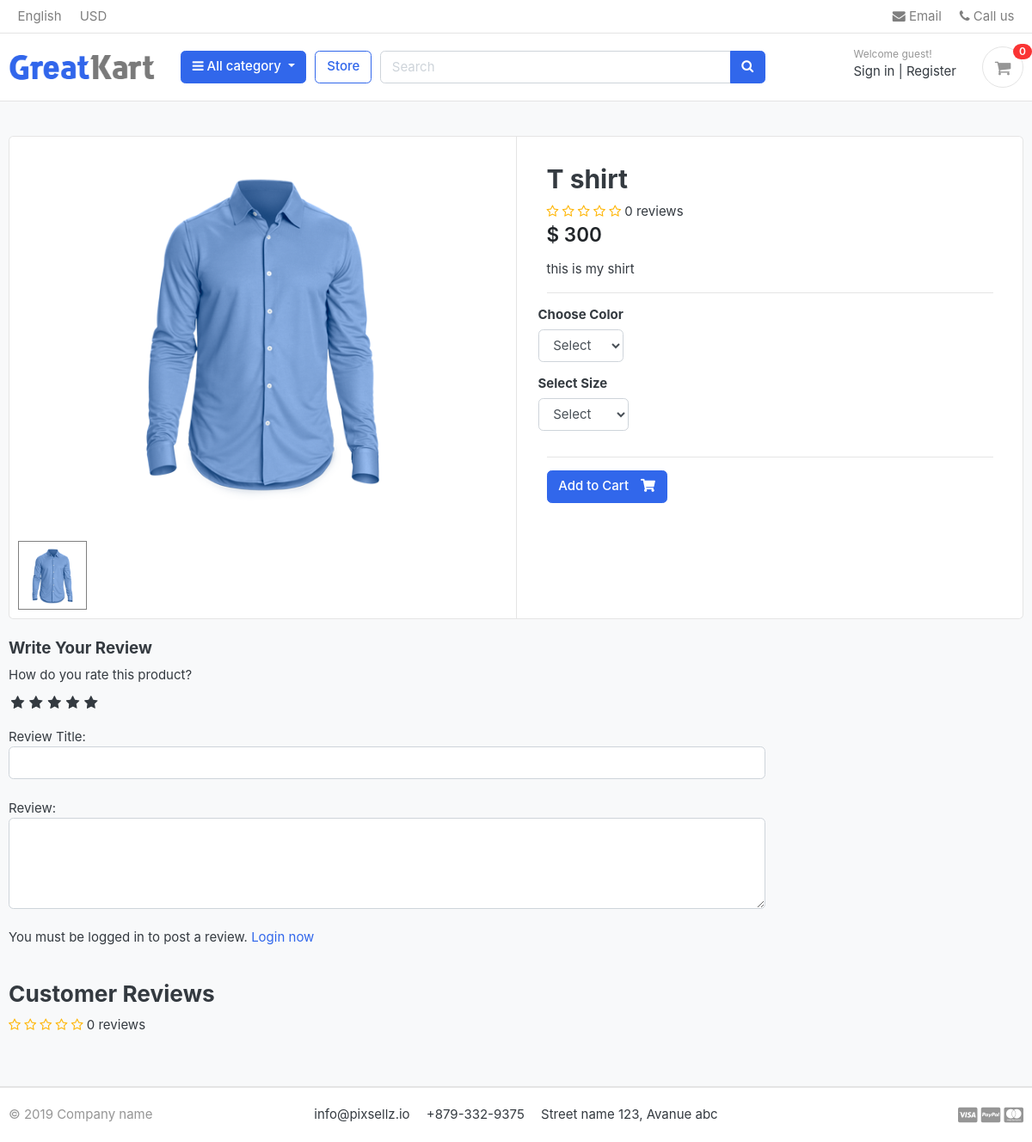
Screenshot of /store/category/shirt/shirt/ with the database file from the repository.
### store/models.py (models this page shows, shortened)
class Product(models.Model):
    product_name =models.CharField(max_length=100,unique=True)
    slug =models.SlugField(max_length=200,unique=True)
    description =models.TextField(max_length=200,blank=True)
    price =models.IntegerField()
    images =models.ImageField(upload_to='photos/products')
    stock  =models.IntegerField()
    is_available =models.BooleanField(default=True)
    category =models.ForeignKey(Category,on_delete=models.CASCADE)
    created_date =models.DateTimeField(auto_now_add=True)
    modified_date =models.DateTimeField(auto_now=True)
    def averageReview(self):
        reviews = ReviewRating.objects.filter(product=self, status=True).aggregate(average=Avg('rating'))
        avg = 0
        if reviews['average'] is not None:
            avg = float(reviews['average'])
        return avg
    def countReview(self):
        reviews = ReviewRating.objects.filter(product=self, status=True).aggregate(count=Count('id'))
        count = 0
        if reviews['count'] is not None:
            count = int(reviews['count'])
        return count

### store/views.py (the view)
# urls.py: path('category/<slug:category_slug>/<slug:product_slug>/', views.product_detail, name='product_detail'),
def product_detail(request, category_slug, product_slug):
    try:
        single_product = Product.objects.get(category__slug=category_slug, slug=product_slug)
        in_cart = CartItem.objects.filter(cart__cart_id=_cart_id(request), product=single_product).exists()
    except Exception as e:
        raise e
    if request.user.is_authenticated:
        try:
            orderproduct = OrderProduct.objects.filter(user=request.user, product_id=single_product.id).exists()
        except OrderProduct.DoesNotExist:
            orderproduct = None
    else:
        orderproduct = None
    reviews = ReviewRating.objects.filter(product_id=single_product.id, status=True)
    product_gallery = ProductGallery.objects.filter(product_id=single_product.id)
    context = {
        'single_product': single_product,
        'in_cart'       : in_cart,
        'orderproduct': orderproduct,
        'reviews': reviews,
        'product_gallery': product_gallery,
    }
    return render(request, 'store/product_detail.html', context)

### carts/context_processor.py (called while the page is built)
def counter(request):
    cart_count=0
    if 'admin' in request.path:
        return {}
    else:
        try:
            cart=Cart.objects.filter(cart_id=_cart_id(request))
            cart_items=CartItem.objects.all().filter(cart=cart[:1])
            for cart_item in cart_items:
                cart_count += cart_count +cart_item.quantity
        except Cart.DoesNotExist:
            cart_count=0
    return dict(cart_count=cart_count)

### carts/views.py (called while the page is built)
def _cart_id(request):
    cart=request.session.session_key
    if not cart:
        cart=request.session.create()
    return cart

### category/context_processor.py (called while the page is built)
def menu_links(request):
    links=Category.objects.all()
    return dict(links=links)

### category/models.py (called while the page is built)
    def get_url(self):
            return reverse('products_by_category',args=[self.slug])

### store/models.py (called while the page is built)
    def colors(self):
        return super(VariationManager,self).filter(variation_category='color',is_active=True)

    def sizes(self):
        return super(VariationManager,self).filter(variation_category='size',is_active=True)

### templates/store/product_detail.html (shortened to what this page needs)
{% extends 'base.html' %}
{% load static %}
{% block content %}
<section class="section-content padding-y bg">
	<div class="container">
		<div class="card">
			<div class="row no-gutters">
				<aside class="col-md-6">
					<article class="gallery-wrap">
						<div class="img-big-wrap mainImage">
							<center><img src="{{ single_product.images.url }}"></center>
						</div>
					</article>
					<ul class="thumb">
						<li>
							<a href="{{ single_product.images.url }}" target="mainImage"><img src="{{ single_product.images.url }}" alt="Product Image"></a>
						</li>
					</ul>
				</aside>
				<main class="col-md-6 border-left">
					<form action="{% url 'add_cart' single_product.id %}" method="POST">
						<article class="content-body">
							<h2 class="title">{{ single_product.product_name }}</h2>
							<div class="rating-star">
								<span>
									<i class="fa fa-star{% if single_product.averageReview < 0.5 %}-o{% elif single_product.averageReview >= 0.5 and single_product.averageReview < 1 %}-half-o {% endif %}" aria-hidden="true"></i>
									<i class="fa fa-star{% if single_product.averageReview < 1.5 %}-o{% elif single_product.averageReview >= 1.5 and single_product.averageReview < 2 %}-half-o {% endif %}" aria-hidden="true"></i>
									<i class="fa fa-star{% if single_product.averageReview < 2.5 %}-o{% elif single_product.averageReview >= 2.5 and single_product.averageReview < 3 %}-half-o {% endif %}" aria-hidden="true"></i>
									<i class="fa fa-star{% if single_product.averageReview < 3.5 %}-o{% elif single_product.averageReview >= 3.5 and single_product.averageReview < 4 %}-half-o {% endif %}" aria-hidden="true"></i>
									<i class="fa fa-star{% if single_product.averageReview < 4.5 %}-o{% elif single_product.averageReview >= 4.5 and single_product.averageReview < 5 %}-half-o {% endif %}" aria-hidden="true"></i>
	<span>{{single_product.countReview}} reviews</span>
									</span>
							</div>
							<div class="mb-3">
								<var class="price h4">$ {{single_product.price}}</var>
							</div>
							<p>{{ single_product.description }}</p>
							<hr>
							<div class="row">
								<div class="item-option-select">
									<h6>Choose Color</h6>
									<select name="color" class="form-control" required>
										<option value="" disabled selected>Select</option>
									</select>
								</div>
							</div>
							<div class="row">
								<div class="item-option-select">
									<h6>Select Size</h6>
									<select name="size" class="form-control">
										<option value="" disabled selected>Select</option>
									</select>
								</div>
							</div>
							<hr>
							{% if single_product.stock <= 0 %}
							<h5 class="text-danger">Out of Stock</h5>
							{% else %}
							<button type="submit" class="btn  btn-primary"> <span class="text">Add to Cart</span> <i class="fas fa-shopping-cart"></i> </button>
							{% endif %}
						</article>
					</form>
				</main>
			</div>
		</div>
		<br>
		<div class="row">
			<div class="col-md-9">
				<form action="{% url 'submit_review' single_product.id %}" method="POST">
					<h5>Write Your Review</h5>
					<div>
						<label>How do you rate this product?</label>
						<br>
						<div class="rate">
							<input type="radio" name="rating" id="rating10" value="5" required /><label for="rating10" title="5"></label>
							<input type="radio" name="rating" id="rating8" value="4" required /><label for="rating8" title="4"></label>
							<input type="radio" name="rating" id="rating6" value="3" required /><label for="rating6" title="3"></label>
							<input type="radio" name="rating" id="rating4" value="2" required /><label for="rating4" title="2"></label>
							<input type="radio" name="rating" id="rating2" value="1" required /><label for="rating2" title="1"></label>
						</div>
<br>
						Review Title:
						<input type="text" class="form-control" name="subject">
						<br>
						Review:
						<textarea name="review" rows="4" class="form-control"></textarea>
						<br>
						{% if user.is_authenticated %}
							{% if orderproduct %}
								<input type="submit" value="Submit Review" class="btn btn-primary">
							{% else %}
								<p>You must purchase this product to post a review.</p>
							{% endif %}
						{% else %}
						<p>You must be logged in to post a review. <span><a href="{% url 'login' %}">Login now</a></span></p>
						{% endif %}
					</div>
				</form>
<br>
<header class="section-heading">
	<h3>Customer Reviews </h3>
	<div class="rating-star">
		<span>
			<i class="fa fa-star{% if single_product.averageReview < 0.5 %}-o{% elif single_product.averageReview >= 0.5 and single_product.averageReview < 1 %}-half-o {% endif %}" aria-hidden="true"></i>
			<i class="fa fa-star{% if single_product.averageReview < 1.5 %}-o{% elif single_product.averageReview >= 1.5 and single_product.averageReview < 2 %}-half-o {% endif %}" aria-hidden="true"></i>
			<i class="fa fa-star{% if single_product.averageReview < 2.5 %}-o{% elif single_product.averageReview >= 2.5 and single_product.averageReview < 3 %}-half-o {% endif %}" aria-hidden="true"></i>
			<i class="fa fa-star{% if single_product.averageReview < 3.5 %}-o{% elif single_product.averageReview >= 3.5 and single_product.averageReview < 4 %}-half-o {% endif %}" aria-hidden="true"></i>
			<i class="fa fa-star{% if single_product.averageReview < 4.5 %}-o{% elif single_product.averageReview >= 4.5 and single_product.averageReview < 5 %}-half-o {% endif %}" aria-hidden="true"></i>
	<span>{{single_product.countReview}} reviews</span>
			</span>
	</div>
</header>
			</div>
		</div>
	</div>
</section>
{% endblock %}

### static/css/ui.css (style rules this page uses)
html { font-family: "Inter", sans-serif; font-size: 15px; }
.content-body { flex: 1 1 auto; padding: 2rem 2.3rem; }
.padding-y { padding-top: 40px; padding-bottom: 40px; }
var { font-style: normal; }
article:after, .form-group:after { display: block; clear: both; content: ""; }
.bg { background-color: #f8f9fa; }
.section-heading { margin-bottom: 20px; margin-top: 15px; }
p:last-child { margin-bottom: 0; }
.btn .text + i { margin-left: 10px; }
.price { font-weight: 600; color: #212529; }
.gallery-wrap .img-big-wrap { margin-bottom: 10px; border-radius: 0.37rem; overflow: hidden; background-color: #fff; }
.gallery-wrap .img-big-wrap img { height: 450px; width: auto; display: inline-block; }
.item-option-select { margin-bottom: 1rem; display: inline-block; margin-right: 15px; }

### static/css/custom.css (style rules this page uses)
.rate { display: inline-block;; border: 0; }
.rate > label { float: right; }
.rate > label:before { display: inline-block; font-size: 1.1rem; font-family: FontAwesome; content: "\f005"; margin:0; padding:0.3rem .2rem; cursor: pointer; }
.rating-star i { color: #ffb503 !important; }
ul.thumb { margin:0 auto; padding: 0; float: left; }
ul.thumb li { list-style: none; margin: 10px; }
ul.thumb li img { width: 80px; height: 80px; border: 1px solid grey; }

### rows the page displays
Product: images (picture), product_name "T shirt", countReview "0", price "300", description "this is my shirt"

### other values shown
{{ cart_count }} "0"
